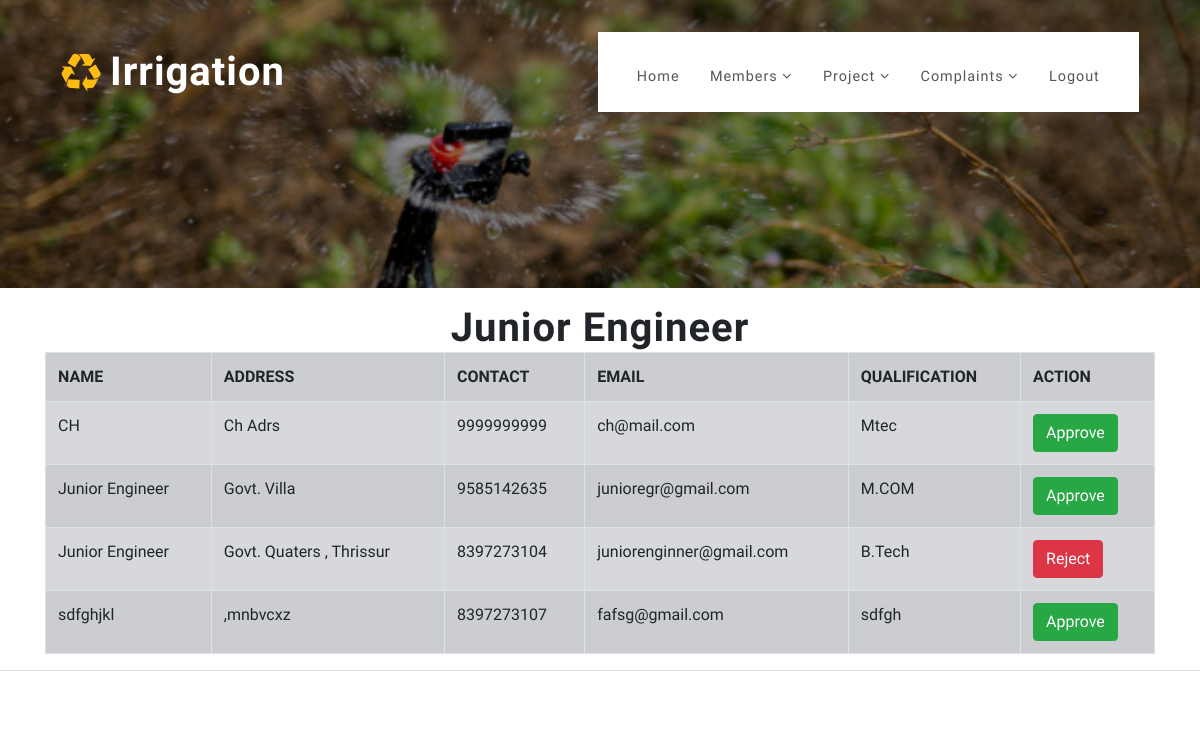
Page /adminje on the committed database.
### irrigationapp/models.py (models this page shows)
class Jengineer(models.Model):
    name = models.CharField(max_length=50)
    phone = models.CharField(max_length=20)
    email = models.EmailField()
    address = models.CharField(max_length=50)
    qualification = models.CharField(max_length=50)
    user = models.ForeignKey(CustomUser, on_delete=models.CASCADE)

### irrigationapp/views.py (the view)
# urls.py: path('adminje', views.adminje, name='adminje'),
def adminje(request):
    data = Jengineer.objects.filter()
    return render(request, "adminje.html", {"data": data})

### template/adminje.html (shortened to what this page needs)
{% extends 'adminbase.html' %} {% block content %}
<div class="container">
	<h1 class="text-center mt-3">Junior Engineer</h1>
	<table class="table table-bordered table-striped table-secondary table-hover ">
		<tr>
			<th>NAME</th>
			<th>ADDRESS</th>
			<th>CONTACT</th>
			<th>EMAIL</th>
			<th>QUALIFICATION</th>
			<th colspan="2">ACTION</th>
		</tr>
		{% for d in data %}
		<tr>
			<td>{{d.name}}</td>
			<td>{{d.address}}</td>
			<td>{{d.phone}}</td>
			<td>{{d.email}}</td>
			<td>{{d.qualification}}</td>
			<td>
				{% if d.user.is_active %}
				<a href="/adminapproveuser?id={{d.user_id}}&status=0&url=/adminje"
					class="btn btn-danger">Reject</a
				>
				{% else %}
				<a href="/adminapproveuser?id={{d.user_id}}&status=1&url=/adminje"
					class="btn btn-success">Approve</a
				>
				{% endif %}
			</td>
		</tr>
		{% endfor %}
	</table>
</div>
{% endblock %}

### irrigationapp/static/css/style.css (style rules this page uses)
html, body { margin: 0; font-size: 100%; background: #fff; scroll-behavior: smooth; font-family: 'Catamaran', sans-serif; }
body a { text-decoration: none; transition: 0.5s all; -webkit-transition: 0.5s all; -moz-transition: 0.5s all; -o-transition: 0.5s all; -ms-transition: 0.5s all; }
h1, h2, h3, h4, h5, h6 { margin: 0; letter-spacing: 1px; font-weight: 600; font-family: 'Catamaran', sans-serif; }

### template/adminje.html (style rules this page uses)
th, td { padding: 10px; }

### rows in the picture
Jengineer: name "CH", address "Ch Adrs", phone "9999999999", email "ch@mail.com", qualification "Mtec"
Jengineer: name "Junior Engineer", address "Govt. Villa", phone "9585142635", email "junioregr@gmail.com", qualification "M.COM"
Jengineer: name "Junior Engineer", address "Govt. Quaters , Thrissur", phone "8397273104", email "juniorenginner@gmail.com", qualification "B.Tech"
Jengineer: name "sdfghjkl", address ",mnbvcxz", phone "8397273107", email "fafsg@gmail.com", qualification "sdfgh"
